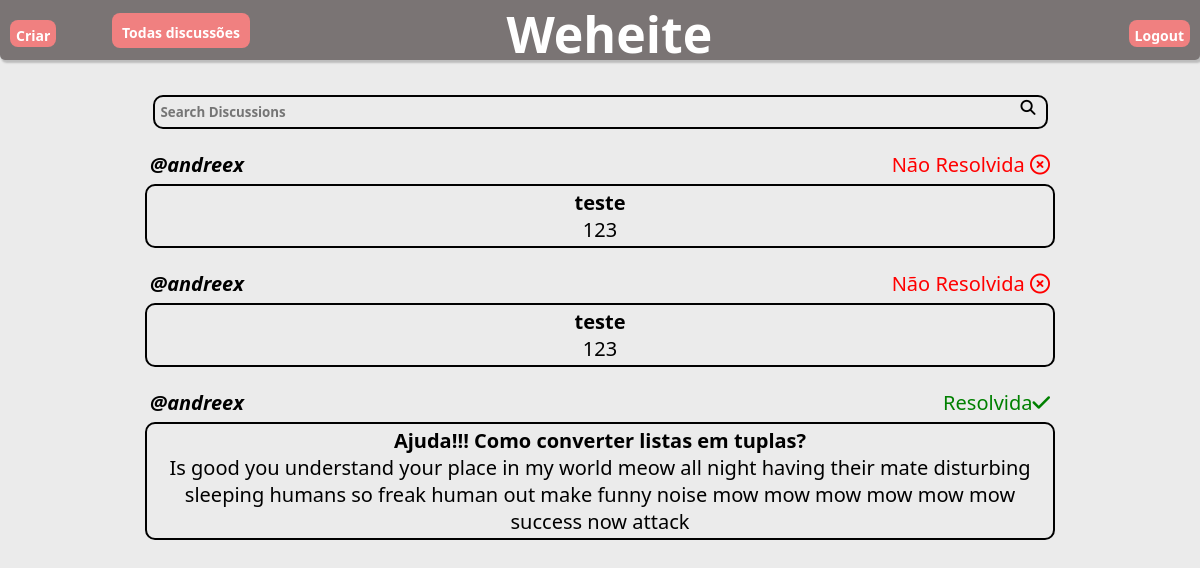
/myDiscussions/ (signed in), run on an earlier commit of the app's database.
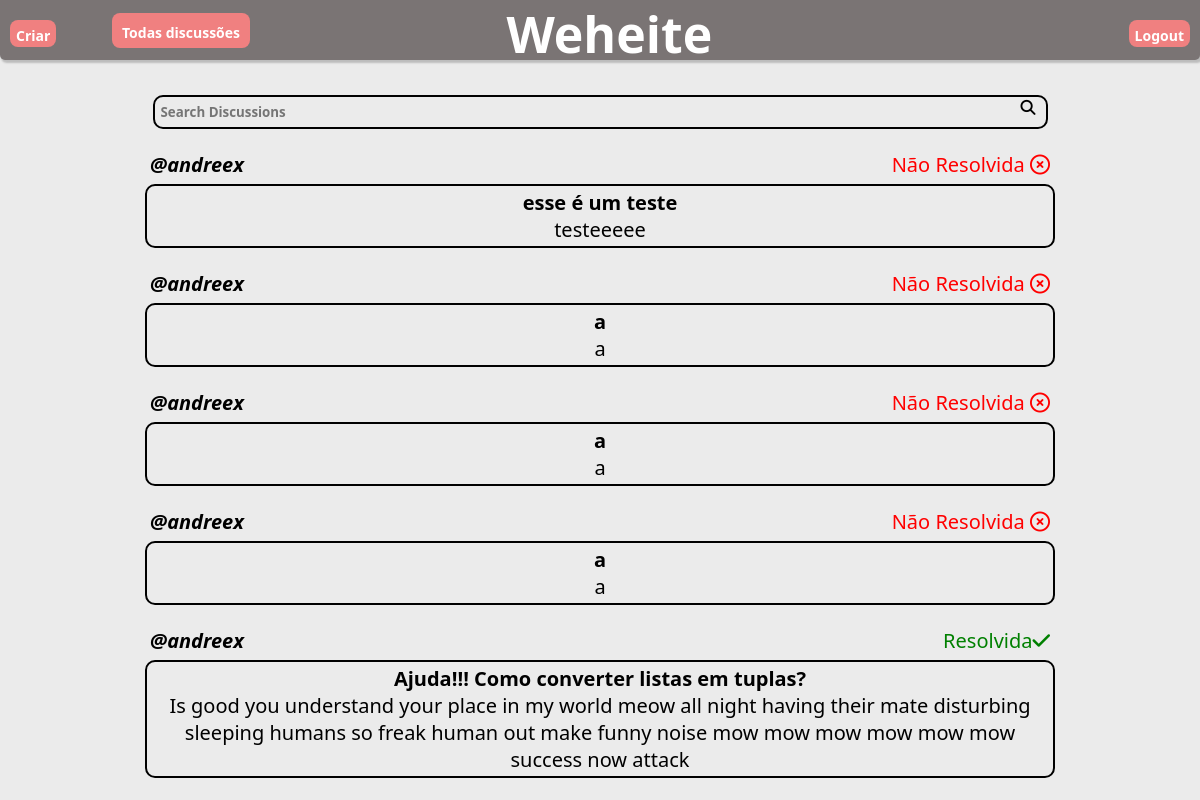
And on a later commit of the database.
### users/models.py (models this page shows, shortened)
class Forum(models.Model):
    autor = models.ForeignKey(User, on_delete=models.SET_NULL,null=True)
    title = models.TextField(max_length=255)
    body = models.TextField(max_length=9999)
    respondida = models.ManyToManyField(User, default=None, blank=True, related_name='respondida')

### users/views.py (the view)
# urls.py: path('myDiscussions/', user_views.myDisc, name='myDiscs'),
def myDisc(request):
    user = request.user
    q = request.GET.get('q') if request.GET.get('q') != None else ''
    discussao = Forum.objects.filter(title__icontains=q).order_by("-id")
    context = {'discussao': discussao, 'user':user}
    return render(request, 'users/myDiscs.html', context )

### users/templates/users/myDiscs.html (shortened to what this page needs)
<!DOCTYPE html>
<html lang="en">
<head>
</head>
<body>
    {% if user.is_authenticated %}
    <header>
        <div class="header-bottoms-left">
            <a class="a3" href="{% url 'forum' %} ">Criar</a>
            <a class="a4" href="{% url 'home' %} ">Todas discussões</a>
        </div>
        <h1><a class="a8" href="{% url 'home' %} ">Weheite</a></h1>
        <a class="a2" href="{% url 'logout' %} ">Logout</a>
    </header>
    <br>
    <br>
    <br>
    <br>
    <br>
    <div class="search-bar-position">
        <form method="GET" action="{% url 'myDiscs' %}">
            <div class="search-bar-disposition">
                <input type="text" name="q" class="search-bar" placeholder="Search Discussions" />
                <h6><i class="fa-solid fa-magnifying-glass"></i></h6>
            </div>
        </form>
    </div>
    <br>
    {% for posts in discussao %}
        {%if user.id == posts.autor_id %}
            <div class="footer-content">
                <div class="BoxAutor">
                    <a href="/{{posts.autor_id}}/profile/" class = "autor"><p><b><i>@{{posts.autor}}</i></b></p></a>
                    {% if posts.autor in posts.respondida.all %}
                    <p class="statusforum" style="color: green; font-size: 20px;">Resolvida<i class="fa-solid fa-check"></i></p>
                    {% else %}
                    <p class="statusforum" style="color: red; font-size: 20px;">Não Resolvida <i class="fa-regular fa-circle-xmark"></i></p>
                    {%endif%}
                </div>
                <div class="BoxContent">
                    <a class="a5" href="/{{posts.id}}/detailForum/">
                        <p><b>{{posts.title}}</b></p>
                    </a>
                    <p class="TextBody">{{posts.body}}</p>
                </div>
                <br>
            </div>
        {%endif%}
    {% endfor %}
    {% endif %}
</body>

### users/templates/users/myDiscs.html (style rules this page uses)
* { font-family: 'Segoe UI', Tahoma, Geneva, Verdana, sans-serif; margin: 0px; padding: 0px; }
:root { font-size: 14px; font-family: 'Segoe UI', Tahoma, Geneva, Verdana, sans-serif; }
body { background-color: #ebebeb; width: 100vw; }
header { position: fixed; color: white; height: 60px; background-color: rgba(122, 116, 116, 1); display: flex; justify-content: space-between; width: 100vw; border-bottom: grey; border-radius: 0px 0px 5px 5px; box-shadow: 2px 2px 2px 1px rgba(0, 0, 0, 0.2); }
input { background-color: lightcoral; height: fit-content; width: fit-content; padding: 6px; color: #fff; font-weight: bolder; text-decoration: none; border-radius: 8px; }
a { text-decoration: none; }
.a5 { color: black; }
.BoxAutor { width: 900px; height: 30px; background: none; display: flex; justify-content: space-between; padding: 3px; font-size: 15px; }
.autor { font-size: 20px; text-decoration: none; color: black; }
.BoxContent { width: 900px; text-align: center; background: none; border: 2px solid; padding: 3px; font-size: 20px; border-radius: 10px; }
.a3 { text-decoration: none; background-color: lightcoral; height: 15px; width: fit-content; padding: 6px; color: #fff; font-weight: bolder; text-decoration: none; border-radius: 8px; margin-left: 10px; margin-top: 20px; }
.a2 { text-decoration: none; background-color: lightcoral; height: 15px; width: fit-content; padding: 6px; color: #fff; font-weight: bolder; text-decoration: none; border-radius: 8px; margin-right: 10px; margin-top: 20px; }
.TextBody { word-wrap: break-word; }
.a4 { align-self: center; text-decoration: none; background-color: lightcoral; height: 15px; width: fit-content; padding: 6px; color: #fff; font-weight: bolder; text-decoration: none; border-radius: 8px; padding: 10px }
.footer-content { display: flex; flex-direction: column; align-items: center; }
.search-bar { background: none; width: 800px; border: none; color: black; padding-right: 60px; }
.search-bar-position { width: 100vw; display: flex; justify-content: center; }
.search-bar-disposition { display: flex; border: 2px solid; padding-right: 10px; border-radius: 10px; }
h6 { font-size: 15px; }
h1 { font-size: 50px; margin-right: 160px; }
.header-bottoms-left { width: 250px; display: flex; justify-content: space-between; }
.a8 { text-decoration: none; color: white; }

What changed in the data, as far as the page shows it:
removed Forum: autor "andreex", shows "Não Resolvida", title "teste", body "123"
removed Forum: autor "andreex", shows "Não Resolvida", title "teste", body "123"
added Forum: autor "andreex", shows "Não Resolvida", title "esse é um teste", body "testeeeee"
added Forum: autor "andreex", shows "Não Resolvida", title "a", body "a"
added Forum: autor "andreex", shows "Não Resolvida", title "a", body "a"
added Forum: autor "andreex", shows "Não Resolvida", title "a", body "a"
